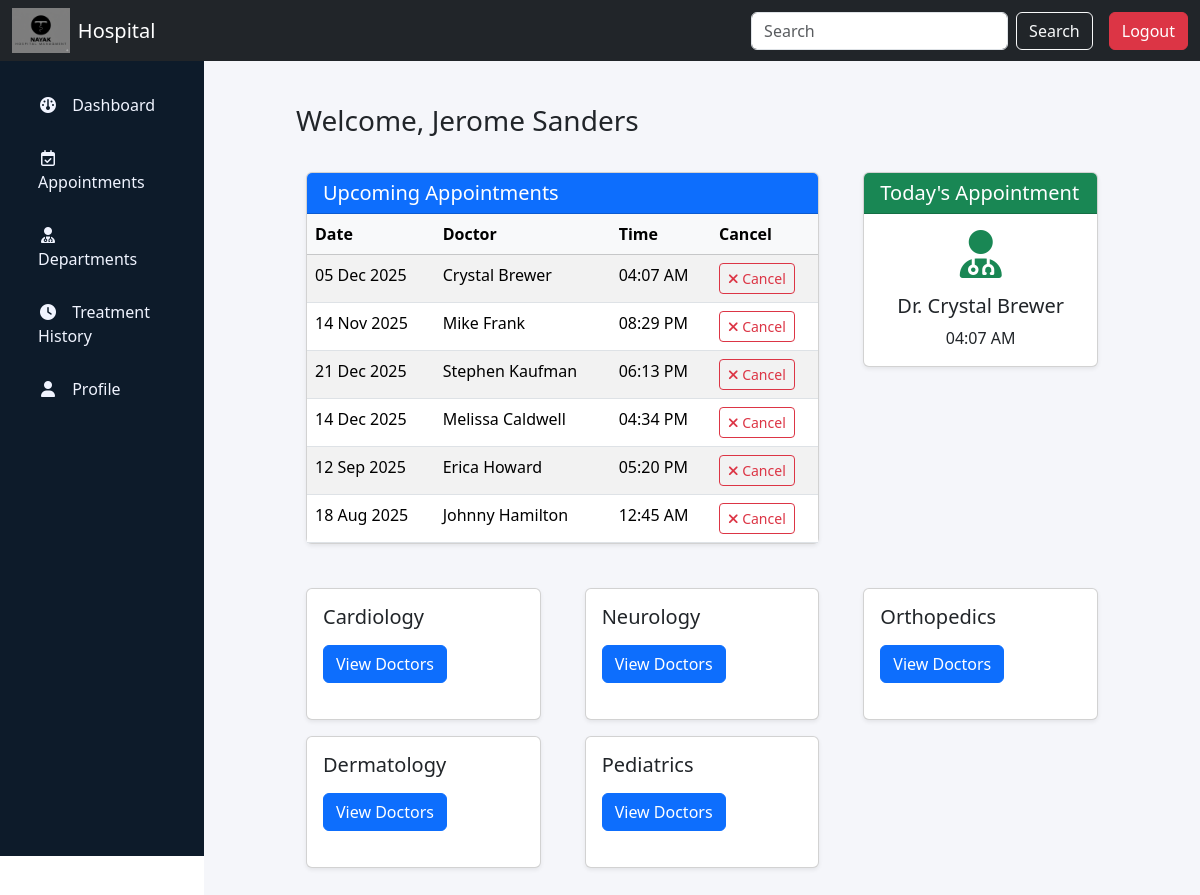
/patient/dashboard (signed in), run on the app's committed database.
### app.py (models this page shows, shortened)
class Users(db.Model):
    user_id = db.Column(db.Integer, primary_key=True)
    username = db.Column(db.String(100), nullable=False)
    email = db.Column(db.String(100), nullable=False, unique=True)
    password = db.Column(db.String(200), nullable=False)
    role = db.Column(db.String(100), nullable=False, default='patient')
    fname = db.Column(db.String(100))
    lname = db.Column(db.String(100))
    phone = db.Column(db.String(15))
    address = db.Column(db.String(100))
    is_active = db.Column(db.Boolean, nullable=False, default=True)
    date_created = db.Column(db.DateTime, default=datetime.utcnow)
    patient_profile = db.relationship('Patients', backref='user', lazy=True, uselist=False)
    doctor_profile = db.relationship('Doctors', backref='user', lazy=True, uselist=False)

class Appointments(db.Model):
    appointment_id = db.Column(db.Integer, primary_key=True)
    patient_id = db.Column(db.Integer, db.ForeignKey('patients.patient_id', ondelete='CASCADE'), nullable=False)
    doctor_id = db.Column(db.Integer, db.ForeignKey('doctors.doctor_id', ondelete='CASCADE'), nullable=False)
    appointment_datetime = db.Column(db.DateTime, nullable=False)
    status = db.Column(db.String(20), nullable=False, default="pending")
    reason_for_visit = db.Column(db.String(500))
    date_created = db.Column(db.DateTime, default=datetime.utcnow)
    treatments = db.relationship(
        "Treatments",
        backref="appointment",
        cascade="all, delete-orphan"
    )
    patient = db.relationship('Patients', backref='appointments', lazy=True)
    doctor = db.relationship('Doctors', backref='appointments', lazy=True)

class Departments(db.Model):
    department_id = db.Column(db.Integer, primary_key=True)
    department_name = db.Column(db.String(100), nullable=False, unique=True)
    description = db.Column(db.String(300))
    doctors = db.relationship('Doctors', backref='department', lazy=True)

### app.py (the view)
@app.route('/patient/dashboard')
def patient_dashboard():
    patient_id = session.get('patient_id')
    if not patient_id:
        flash("Session expired. Please login again.", "warning")
        return redirect(url_for('login'))
    patient = Patients.query.get(patient_id)
    if not patient:
        flash("Patient profile missing! Contact admin.", "danger")
        return redirect(url_for('login'))
    appointments = patient.appointments
    departments = Departments.query.all()
    return render_template('patient_dashboard.html', patient=patient, appointments=appointments, departments=departments)

### templates/patient_dashboard.html (shortened to what this page needs)
{% extends "base_patient.html" %}
{% block content %}
<div class="container mt-4">
    <h3 class="mb-4">Welcome, {{ patient.user.fname }} {{ patient.user.lname }}</h3>
    <div class="row">
        <div class="col-md-8 mb-4">
            <div class="card shadow-sm">
                <div class="card-header bg-primary text-white">
                    <h5 class="mb-0">Upcoming Appointments</h5>
                </div>
                <div class="card-body p-0">
                    {% if patient.appointments %}
                    <div class="table-responsive">
                        <table class="table table-striped mb-0">
                            <thead class="table-light">
                                <tr>
                                    <th>Date</th>
                                    <th>Doctor</th>
                                    <th>Time</th>
                                    <th>Cancel</th>
                                </tr>
                            </thead>
                            <tbody>
                                {% for appointment in patient.appointments %}
                                <tr>
                                    <td>{{ appointment.appointment_datetime.strftime("%d %b %Y") }}</td>
                                    <td>{{ appointment.doctor.user.fname }} {{ appointment.doctor.user.lname }}</td>
                                    <td>{{ appointment.appointment_datetime.strftime("%I:%M %p") }}</td>
                                    <td>
                                        <a href="{{url_for('patient_appointment')}}" class="btn btn-sm btn-outline-danger" title="Cancel Appointment">
                                            <i class="fa-solid fa-times"></i> Cancel
                                        </a>
                                    </td>
                                </tr>
                                {% endfor %}
                            </tbody>
                        </table>
                    </div>
                    {% else %}
                    <p class="p-3">No upcoming appointments.</p>
                    {% endif %}
                </div>
            </div>
        </div>
        <div class="col-md-4 mb-4">
            <div class="card shadow-sm">
                <div class="card-header bg-success text-white">
                    <h5 class="mb-0">Today's Appointment</h5>
                </div>
                <div class="card-body text-center">
                    {% if patient.appointments %}
                        <i class="fa-solid fa-user-doctor fa-3x mb-3 text-success"></i>
                        <h5>Dr. {{ patient.appointments[0].doctor.user.fname }} {{ patient.appointments[0].doctor.user.lname }}</h5>
                        <p class="mb-0">{{ patient.appointments[0].appointment_datetime.strftime("%I:%M %p") }}</p>
                    {% else %}
                        <p>No appointments today.</p>
                    {% endif %}
                </div>
            </div>
        </div>
    </div>
    <div class="row">
        {% for department in departments %}
        <div class="col-md-4 mb-3">
            <div class="card h-100 shadow-sm">
                <div class="card-body">
                    <h5 class="card-title">{{ department.department_name }}</h5>
                    <a href="{{ url_for('patient_department') }}" class="btn btn-primary">View Doctors</a>
                </div>
            </div>
        </div>
        {% endfor %}
    </div>
</div>
{% endblock %}

### static/css/style.css (style rules this page uses)
html, body { overflow-x: hidden; width: 100%; }
body { margin: 0; padding: 0; }
body { margin-top: 70px; }
.card { margin: 10px; }

### data on the page
Users: user.fname "Jerome", user.lname "Sanders"
Appointments: appointment_datetime "05 Dec 2025", doctor.user.fname "Crystal", doctor.user.lname "Brewer", appointment_datetime "04:07 AM"
Appointments: appointment_datetime "14 Nov 2025", doctor.user.fname "Mike", doctor.user.lname "Frank", appointment_datetime "08:29 PM"
Appointments: appointment_datetime "21 Dec 2025", doctor.user.fname "Stephen", doctor.user.lname "Kaufman", appointment_datetime "06:13 PM"
Appointments: appointment_datetime "14 Dec 2025", doctor.user.fname "Melissa", doctor.user.lname "Caldwell", appointment_datetime "04:34 PM"
Appointments: appointment_datetime "12 Sep 2025", doctor.user.fname "Erica", doctor.user.lname "Howard", appointment_datetime "05:20 PM"
Appointments: appointment_datetime "18 Aug 2025", doctor.user.fname "Johnny", doctor.user.lname "Hamilton", appointment_datetime "12:45 AM"
Users: fname "Crystal", lname "Brewer"
Departments: department_name "Cardiology"
Departments: department_name "Neurology"
Departments: department_name "Orthopedics"
Departments: department_name "Dermatology"
Departments: department_name "Pediatrics"
